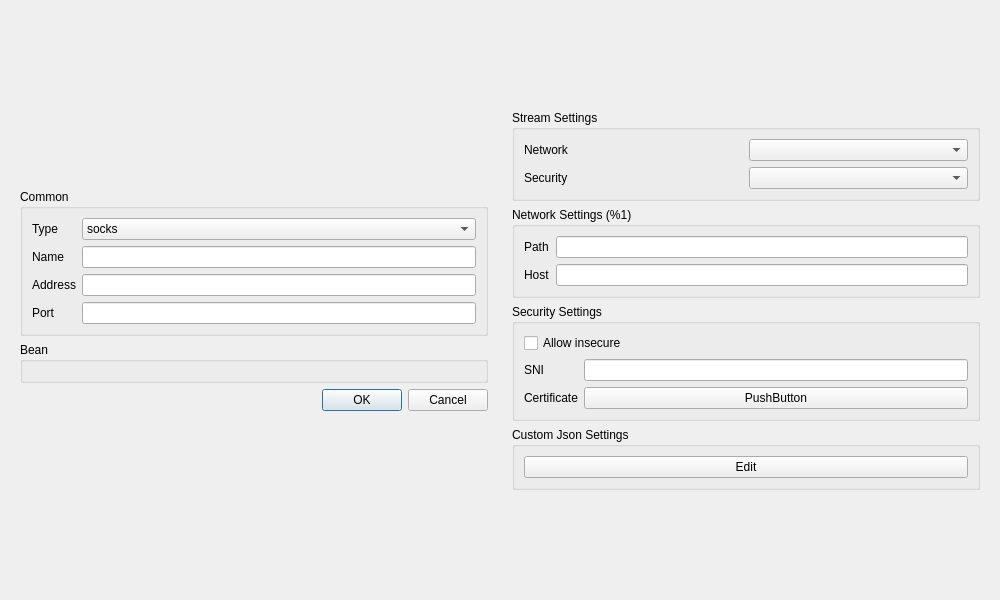
<?xml version="1.0" encoding="UTF-8"?>
<ui version="4.0">
 <class>DialogEditProfile</class>
 <widget class="QDialog" name="DialogEditProfile">
  <property name="geometry">
   <rect>
    <x>0</x>
    <y>0</y>
    <width>1000</width>
    <height>600</height>
   </rect>
  </property>
  <property name="sizePolicy">
   <sizepolicy hsizetype="Preferred" vsizetype="Preferred">
    <horstretch>0</horstretch>
    <verstretch>0</verstretch>
   </sizepolicy>
  </property>
  <property name="windowTitle">
   <string>Edit</string>
  </property>
  <layout class="QHBoxLayout" name="dialog_layout">
   <item>
    <widget class="QWidget" name="left_w" native="true">
     <property name="sizePolicy">
      <sizepolicy hsizetype="Minimum" vsizetype="Maximum">
       <horstretch>0</horstretch>
       <verstretch>0</verstretch>
      </sizepolicy>
     </property>
     <property name="minimumSize">
      <size>
       <width>400</width>
       <height>0</height>
      </size>
     </property>
     <layout class="QVBoxLayout" name="left">
      <property name="sizeConstraint">
       <enum>QLayout::SetDefaultConstraint</enum>
      </property>
      <item>
       <widget class="QGroupBox" name="groupBox">
        <property name="sizePolicy">
         <sizepolicy hsizetype="Preferred" vsizetype="Maximum">
          <horstretch>0</horstretch>
          <verstretch>0</verstretch>
         </sizepolicy>
        </property>
        <property name="title">
         <string>Common</string>
        </property>
        <layout class="QVBoxLayout" name="verticalLayout_3">
         <item>
          <layout class="QGridLayout" name="gridLayout_2">
           <item row="2" column="1">
            <widget class="MyLineEdit" name="address"/>
           </item>
           <item row="1" column="1">
            <widget class="MyLineEdit" name="name"/>
           </item>
           <item row="3" column="1">
            <widget class="QLineEdit" name="port"/>
           </item>
           <item row="0" column="0">
            <widget class="QLabel" name="type_l">
             <property name="text">
              <string>Type</string>
             </property>
            </widget>
           </item>
           <item row="3" column="0">
            <widget class="QLabel" name="port_l">
             <property name="text">
              <string>Port</string>
             </property>
            </widget>
           </item>
           <item row="2" column="0">
            <widget class="QLabel" name="address_l">
             <property name="text">
              <string>Address</string>
             </property>
            </widget>
           </item>
           <item row="1" column="0">
            <widget class="QLabel" name="label">
             <property name="text">
              <string>Name</string>
             </property>
            </widget>
           </item>
           <item row="0" column="1">
            <widget class="QComboBox" name="type">
             <item>
              <property name="text">
               <string notr="true">socks</string>
              </property>
             </item>
             <item>
              <property name="text">
               <string notr="true">shadowsocks</string>
              </property>
             </item>
             <item>
              <property name="text">
               <string notr="true">vmess</string>
              </property>
             </item>
             <item>
              <property name="text">
               <string notr="true">trojan</string>
              </property>
             </item>
             <item>
              <property name="text">
               <string notr="true">naive</string>
              </property>
             </item>
             <item>
              <property name="text">
               <string notr="true">hysteria</string>
              </property>
             </item>
             <item>
              <property name="text">
               <string notr="true">custom</string>
              </property>
             </item>
             <item>
              <property name="text">
               <string notr="true">chain</string>
              </property>
             </item>
            </widget>
           </item>
          </layout>
         </item>
        </layout>
       </widget>
      </item>
      <item>
       <widget class="QGroupBox" name="bean">
        <property name="sizePolicy">
         <sizepolicy hsizetype="Preferred" vsizetype="Maximum">
          <horstretch>0</horstretch>
          <verstretch>0</verstretch>
         </sizepolicy>
        </property>
        <property name="title">
         <string>Bean</string>
        </property>
        <layout class="QVBoxLayout" name="verticalLayout_4">
         <item>
          <widget class="QWidget" name="fake" native="true"/>
         </item>
        </layout>
       </widget>
      </item>
      <item>
       <widget class="QDialogButtonBox" name="buttonBox">
        <property name="sizePolicy">
         <sizepolicy hsizetype="Expanding" vsizetype="Fixed">
          <horstretch>0</horstretch>
          <verstretch>0</verstretch>
         </sizepolicy>
        </property>
        <property name="orientation">
         <enum>Qt::Horizontal</enum>
        </property>
        <property name="standardButtons">
         <set>QDialogButtonBox::Cancel|QDialogButtonBox::Ok</set>
        </property>
       </widget>
      </item>
     </layout>
    </widget>
   </item>
   <item>
    <widget class="QWidget" name="right_all_w" native="true">
     <property name="sizePolicy">
      <sizepolicy hsizetype="Minimum" vsizetype="Maximum">
       <horstretch>0</horstretch>
       <verstretch>0</verstretch>
      </sizepolicy>
     </property>
     <property name="minimumSize">
      <size>
       <width>400</width>
       <height>0</height>
      </size>
     </property>
     <layout class="QVBoxLayout" name="right_all">
      <item>
       <widget class="QWidget" name="stream_box_2" native="true">
        <property name="sizePolicy">
         <sizepolicy hsizetype="Preferred" vsizetype="Maximum">
          <horstretch>0</horstretch>
          <verstretch>0</verstretch>
         </sizepolicy>
        </property>
        <layout class="QVBoxLayout" name="right_layout">
         <property name="sizeConstraint">
          <enum>QLayout::SetDefaultConstraint</enum>
         </property>
         <property name="leftMargin">
          <number>0</number>
         </property>
         <property name="topMargin">
          <number>0</number>
         </property>
         <property name="rightMargin">
          <number>0</number>
         </property>
         <property name="bottomMargin">
          <number>0</number>
         </property>
         <item>
          <widget class="QGroupBox" name="stream_box">
           <property name="sizePolicy">
            <sizepolicy hsizetype="Preferred" vsizetype="Maximum">
             <horstretch>0</horstretch>
             <verstretch>0</verstretch>
            </sizepolicy>
           </property>
           <property name="title">
            <string>Stream Settings</string>
           </property>
           <layout class="QVBoxLayout" name="verticalLayout">
            <item>
             <layout class="QGridLayout" name="_2">
              <item row="0" column="0">
               <widget class="QLabel" name="label_2">
                <property name="text">
                 <string>Network</string>
                </property>
               </widget>
              </item>
              <item row="0" column="1">
               <widget class="QComboBox" name="network">
                <item>
                 <property name="text">
                  <string/>
                 </property>
                </item>
                <item>
                 <property name="text">
                  <string>tcp</string>
                 </property>
                </item>
                <item>
                 <property name="text">
                  <string>ws</string>
                 </property>
                </item>
                <item>
                 <property name="text">
                  <string>h2</string>
                 </property>
                </item>
                <item>
                 <property name="text">
                  <string>grpc</string>
                 </property>
                </item>
               </widget>
              </item>
              <item row="1" column="0">
               <widget class="QLabel" name="label_3">
                <property name="text">
                 <string>Security</string>
                </property>
               </widget>
              </item>
              <item row="1" column="1">
               <widget class="QComboBox" name="security">
                <item>
                 <property name="text">
                  <string/>
                 </property>
                </item>
                <item>
                 <property name="text">
                  <string>none</string>
                 </property>
                </item>
                <item>
                 <property name="text">
                  <string>tls</string>
                 </property>
                </item>
               </widget>
              </item>
             </layout>
            </item>
           </layout>
          </widget>
         </item>
         <item>
          <widget class="QGroupBox" name="network_box">
           <property name="sizePolicy">
            <sizepolicy hsizetype="Preferred" vsizetype="Maximum">
             <horstretch>0</horstretch>
             <verstretch>0</verstretch>
            </sizepolicy>
           </property>
           <property name="title">
            <string>Network Settings (%1)</string>
           </property>
           <layout class="QGridLayout" name="gridLayout">
            <item row="0" column="0">
             <widget class="QLabel" name="label_7">
              <property name="text">
               <string>Path</string>
              </property>
             </widget>
            </item>
            <item row="0" column="1">
             <widget class="MyLineEdit" name="path"/>
            </item>
            <item row="1" column="0">
             <widget class="QLabel" name="host_l">
              <property name="text">
               <string>Host</string>
              </property>
             </widget>
            </item>
            <item row="1" column="1">
             <widget class="MyLineEdit" name="host"/>
            </item>
           </layout>
          </widget>
         </item>
         <item>
          <widget class="QGroupBox" name="security_box">
           <property name="sizePolicy">
            <sizepolicy hsizetype="Preferred" vsizetype="Maximum">
             <horstretch>0</horstretch>
             <verstretch>0</verstretch>
            </sizepolicy>
           </property>
           <property name="title">
            <string>Security Settings</string>
           </property>
           <layout class="QVBoxLayout" name="verticalLayout_2">
            <item>
             <widget class="QCheckBox" name="insecure">
              <property name="text">
               <string>Allow insecure</string>
              </property>
             </widget>
            </item>
            <item>
             <layout class="QGridLayout" name="_3">
              <item row="1" column="1">
               <widget class="QPushButton" name="certificate_edit">
                <property name="text">
                 <string notr="true">PushButton</string>
                </property>
               </widget>
              </item>
              <item row="0" column="0">
               <widget class="QLabel" name="label_5">
                <property name="text">
                 <string>SNI</string>
                </property>
               </widget>
              </item>
              <item row="1" column="0">
               <widget class="QLabel" name="label_6">
                <property name="text">
                 <string>Certificate</string>
                </property>
               </widget>
              </item>
              <item row="0" column="1">
               <widget class="MyLineEdit" name="sni"/>
              </item>
             </layout>
            </item>
           </layout>
          </widget>
         </item>
        </layout>
       </widget>
      </item>
      <item>
       <widget class="QGroupBox" name="custom_box">
        <property name="sizePolicy">
         <sizepolicy hsizetype="Preferred" vsizetype="Maximum">
          <horstretch>0</horstretch>
          <verstretch>0</verstretch>
         </sizepolicy>
        </property>
        <property name="title">
         <string>Custom Json Settings</string>
        </property>
        <layout class="QVBoxLayout" name="verticalLayout_5">
         <item>
          <widget class="QPushButton" name="custom_edit">
           <property name="text">
            <string>Edit</string>
           </property>
          </widget>
         </item>
        </layout>
       </widget>
      </item>
     </layout>
    </widget>
   </item>
  </layout>
 </widget>
 <customwidgets>
  <customwidget>
   <class>MyLineEdit</class>
   <extends>QLineEdit</extends>
   <header>ui/widget/MyLineEdit.h</header>
  </customwidget>
 </customwidgets>
 <tabstops>
  <tabstop>type</tabstop>
  <tabstop>name</tabstop>
  <tabstop>address</tabstop>
  <tabstop>port</tabstop>
  <tabstop>network</tabstop>
  <tabstop>security</tabstop>
  <tabstop>path</tabstop>
  <tabstop>host</tabstop>
  <tabstop>insecure</tabstop>
  <tabstop>sni</tabstop>
  <tabstop>certificate_edit</tabstop>
  <tabstop>custom_edit</tabstop>
 </tabstops>
 <resources/>
 <connections>
  <connection>
   <sender>buttonBox</sender>
   <signal>accepted()</signal>
   <receiver>DialogEditProfile</receiver>
   <slot>accept()</slot>
   <hints>
    <hint type="sourcelabel">
     <x>151</x>
     <y>500</y>
    </hint>
    <hint type="destinationlabel">
     <x>299</x>
     <y>299</y>
    </hint>
   </hints>
  </connection>
  <connection>
   <sender>buttonBox</sender>
   <signal>rejected()</signal>
   <receiver>DialogEditProfile</receiver>
   <slot>reject()</slot>
   <hints>
    <hint type="sourcelabel">
     <x>151</x>
     <y>500</y>
    </hint>
    <hint type="destinationlabel">
     <x>299</x>
     <y>299</y>
    </hint>
   </hints>
  </connection>
 </connections>
</ui>
